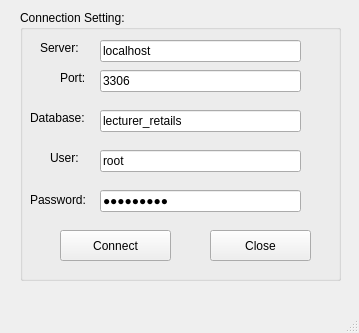
<?xml version="1.0" encoding="UTF-8"?>
<ui version="4.0">
 <class>MainWindow</class>
 <widget class="QMainWindow" name="MainWindow">
  <property name="geometry">
   <rect>
    <x>0</x>
    <y>0</y>
    <width>359</width>
    <height>333</height>
   </rect>
  </property>
  <widget class="QWidget" name="centralwidget">
   <widget class="QGroupBox" name="groupBox">
    <property name="geometry">
     <rect>
      <x>20</x>
      <y>10</y>
      <width>321</width>
      <height>271</height>
     </rect>
    </property>
    <property name="title">
     <string>Connection Setting:</string>
    </property>
    <widget class="QLabel" name="label">
     <property name="geometry">
      <rect>
       <x>20</x>
       <y>30</y>
       <width>51</width>
       <height>16</height>
      </rect>
     </property>
     <property name="text">
      <string>Server:</string>
     </property>
    </widget>
    <widget class="QLineEdit" name="lineEditServer">
     <property name="geometry">
      <rect>
       <x>80</x>
       <y>30</y>
       <width>201</width>
       <height>22</height>
      </rect>
     </property>
     <property name="text">
      <string>localhost</string>
     </property>
    </widget>
    <widget class="QLineEdit" name="lineEditPort">
     <property name="geometry">
      <rect>
       <x>80</x>
       <y>60</y>
       <width>201</width>
       <height>22</height>
      </rect>
     </property>
     <property name="text">
      <string>3306</string>
     </property>
    </widget>
    <widget class="QLabel" name="label_2">
     <property name="geometry">
      <rect>
       <x>40</x>
       <y>60</y>
       <width>31</width>
       <height>16</height>
      </rect>
     </property>
     <property name="text">
      <string>Port:</string>
     </property>
    </widget>
    <widget class="QLineEdit" name="lineEditDatabase">
     <property name="geometry">
      <rect>
       <x>80</x>
       <y>100</y>
       <width>201</width>
       <height>22</height>
      </rect>
     </property>
     <property name="text">
      <string>lecturer_retails</string>
     </property>
    </widget>
    <widget class="QLabel" name="label_3">
     <property name="geometry">
      <rect>
       <x>10</x>
       <y>100</y>
       <width>61</width>
       <height>16</height>
      </rect>
     </property>
     <property name="text">
      <string>Database:</string>
     </property>
    </widget>
    <widget class="QLineEdit" name="lineEditUser">
     <property name="geometry">
      <rect>
       <x>80</x>
       <y>140</y>
       <width>201</width>
       <height>22</height>
      </rect>
     </property>
     <property name="text">
      <string>root</string>
     </property>
    </widget>
    <widget class="QLabel" name="label_4">
     <property name="geometry">
      <rect>
       <x>30</x>
       <y>140</y>
       <width>41</width>
       <height>16</height>
      </rect>
     </property>
     <property name="text">
      <string>User:</string>
     </property>
    </widget>
    <widget class="QLineEdit" name="lineEditPassword">
     <property name="geometry">
      <rect>
       <x>80</x>
       <y>180</y>
       <width>201</width>
       <height>22</height>
      </rect>
     </property>
     <property name="text">
      <string>@Obama123</string>
     </property>
     <property name="echoMode">
      <enum>QLineEdit::Password</enum>
     </property>
    </widget>
    <widget class="QLabel" name="label_5">
     <property name="geometry">
      <rect>
       <x>10</x>
       <y>180</y>
       <width>61</width>
       <height>20</height>
      </rect>
     </property>
     <property name="text">
      <string>Password:</string>
     </property>
    </widget>
    <widget class="QPushButton" name="pushButtonConnect">
     <property name="geometry">
      <rect>
       <x>40</x>
       <y>220</y>
       <width>111</width>
       <height>31</height>
      </rect>
     </property>
     <property name="text">
      <string>Connect</string>
     </property>
    </widget>
    <widget class="QPushButton" name="pushButtonClose">
     <property name="geometry">
      <rect>
       <x>190</x>
       <y>220</y>
       <width>101</width>
       <height>31</height>
      </rect>
     </property>
     <property name="text">
      <string>Close</string>
     </property>
     <property name="shortcut">
      <string>Esc</string>
     </property>
    </widget>
   </widget>
  </widget>
  <widget class="QMenuBar" name="menubar">
   <property name="geometry">
    <rect>
     <x>0</x>
     <y>0</y>
     <width>359</width>
     <height>18</height>
    </rect>
   </property>
  </widget>
  <widget class="QStatusBar" name="statusbar"/>
 </widget>
 <resources/>
 <connections>
  <connection>
   <sender>pushButtonClose</sender>
   <signal>clicked()</signal>
   <receiver>MainWindow</receiver>
   <slot>close()</slot>
   <hints>
    <hint type="sourcelabel">
     <x>260</x>
     <y>271</y>
    </hint>
    <hint type="destinationlabel">
     <x>179</x>
     <y>166</y>
    </hint>
   </hints>
  </connection>
 </connections>
</ui>
